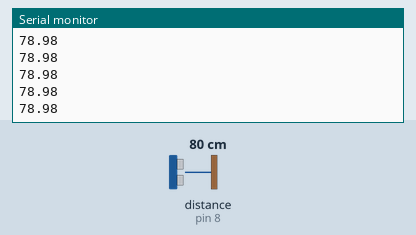
Simulated run of this sketch. Board: Arduino Uno, built with avr-gcc and run on an emulated ATmega328P. Shown: the last lines printed to the serial monitor. Wiring (inferred from the names in the program): ultrasonic range finder: trigger pin 7; echo pin 8. The inputs (shaded band) are chosen by the test bench; at power-on: distance to the obstacle (sensor on pin 8) 80 cm. The echo pulse lasts 58.3 µs per cm.

Above: at 1.2 s.
1.3 s: distance to the obstacle (sensor on pin 8) set to 2 cm
At 2.4 s:
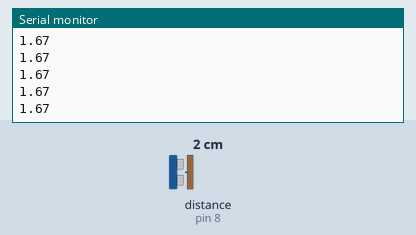
2.8 s: distance to the obstacle (sensor on pin 8) set to 4 cm
At 3.9 s:
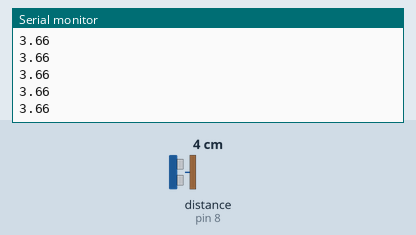
Timing chart, 0 to 5.8 s (numbered marks = the images above; inputs shaded):
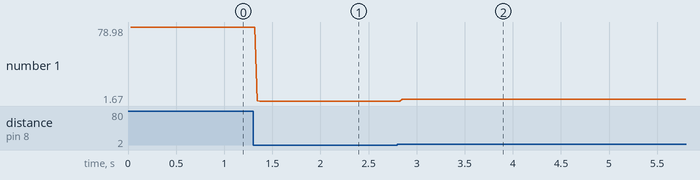

The sketch:

testsensor2.ino
```cpp
int trigPin = 7;
int echoPin = 8;
int travelTime;
float distanceToTarget;

void setup(){
  pinMode(trigPin, OUTPUT);
  pinMode(echoPin, INPUT);
  Serial.begin(9600);
}

void loop(){
  digitalWrite(trigPin, LOW);
  delayMicroseconds(10);
  digitalWrite(trigPin,HIGH);
  delayMicroseconds(10);
  digitalWrite(trigPin, LOW);
  travelTime = pulseIn (echoPin, HIGH);
  delay(25);
  distanceToTarget = (travelTime * 0.034)/2;
  Serial.println(distanceToTarget);
}
```

Measured:
- after the input at 1.3 s, the serial monitor: prints a new line at once (image 1)
- after the input at 2.8 s, the serial monitor: prints a new line after 0.05 s (image 2)
- plotted number 1: 78.98 → 1.67 after the input at 1.3 s, 1.67 → 3.66 after the input at 2.8 s
